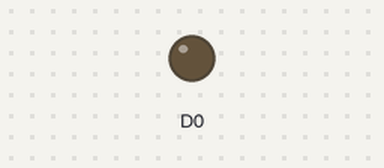
The sketch below on a simulated ESP8266 (NodeMCU). On the bench: output pins drawn as LEDs (lit = HIGH). WiFi joins after 1.5 s; servers stay silent unless stated; the Firebase database answers and starts empty; what the sketch prints to the serial monitor is not drawn.

Above: at 0.1 s.
At 1.7 s:
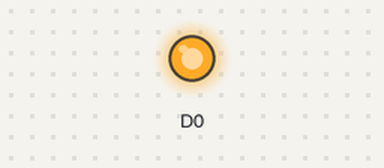
Timing chart, 0 to 3.2 s (numbered marks = the images above):
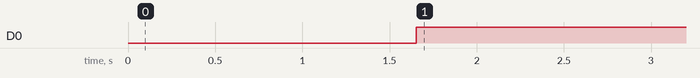

Measured:
- by itself, D0: LOW → HIGH at 1.7 s

The sketch:

source_code.ino
```cpp
// (licence header left out)
#if defined(ESP32)
#include <WiFi.h>
#include <FirebaseESP32.h>
#elif defined(ESP8266)
#include <ESP8266WiFi.h>
#include <FirebaseESP8266.h>
#endif

//Provide the token generation process info.
#include "addons/TokenHelper.h"
//Provide the RTDB payload printing info and other helper functions.
#include "addons/RTDBHelper.h"

/* 1. Define the WiFi credentials */
#define WIFI_SSID "YouAreMyEverything"
#define WIFI_PASSWORD "1111100000"

/* 2. Define the API Key */
#define API_KEY "AIzaSyCWt9DfgW7TocaM9OsCrHQn1ExOHWJEZKI"

/* 3. Define the RTDB URL */
#define DATABASE_URL "project-a0edb-default-rtdb.asia-southeast1.firebasedatabase.app" //<databaseName>.firebaseio.com or <databaseName>.<region>.firebasedatabase.app

/* 4. Define the user Email and password that alreadey registerd or added in your project */
#define USER_EMAIL "goten10_@hotmail.co.th"
#define USER_PASSWORD "Goten12188"

//Define Firebase Data object
FirebaseData fbdo;

FirebaseAuth auth;
FirebaseConfig config;

bool taskCompleted = false;

FirebaseJson json;

void setup()
{
  pinMode(D0,OUTPUT);
  Serial.begin(115200);

  WiFi.begin(WIFI_SSID, WIFI_PASSWORD);
  Serial.print("Connecting to Wi-Fi");
  while (WiFi.status() != WL_CONNECTED)
  {
    Serial.print(".");
    delay(300);
  }
  Serial.println();
  Serial.print("Connected with IP: ");
  Serial.println(WiFi.localIP());
  Serial.println();

  /* Assign the api key (required) */
  config.api_key = API_KEY;

  /* Assign the user sign in credentials */
  auth.user.email = USER_EMAIL;
  auth.user.password = USER_PASSWORD;

  /* Assign the RTDB URL (required) */
  config.database_url = DATABASE_URL;

  /* Assign the callback function for the long running token generation task */
  config.token_status_callback = tokenStatusCallback; //see addons/TokenHelper.h

  Firebase.begin(&config, &auth);

  //Or use legacy authenticate method
  //Firebase.begin(DATABASE_URL, DATABASE_SECRET);

  Firebase.reconnectWiFi(true);

#if defined(ESP8266)
  //Set the size of WiFi rx/tx buffers in the case where we want to work with large data.
  fbdo.setBSSLBufferSize(1024, 1024);
#endif

  //Set the size of HTTP response buffers in the case where we want to work with large data.
  fbdo.setResponseSize(1024);

  //Set database read timeout to 1 minute (max 15 minutes)
  Firebase.setReadTimeout(fbdo, 1000 * 60);
  //tiny, small, medium, large and unlimited.
  //Size and its write timeout e.g. tiny (1s), small (10s), medium (30s) and large (60s).
  Firebase.setwriteSizeLimit(fbdo, "tiny");

  //optional, set the decimal places for float and double data to be stored in database
  Firebase.setFloatDigits(2);
  Firebase.setDoubleDigits(6);

  /**
   * This option allows get and delete functions (PUT and DELETE HTTP requests) works for device connected behind the
   * Firewall that allows only GET and POST requests.
   *
   * Firebase.enableClassicRequest(&fbdo, true);
  */
}

void loop()
{
 if(Firebase.getInt(fbdo, "user/status")){
  if(fbdo.dataType() == "int"){
    Serial.println(fbdo.intData());
    digitalWrite(D0,!(fbdo.intData()));
  }
  else{
      Serial.println(fbdo.errorReason());
  }
 }
 delay(500);
}
```
